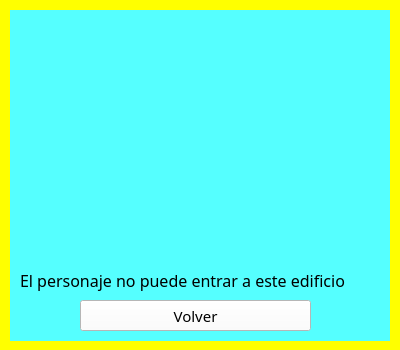
<?xml version="1.0" encoding="UTF-8"?>
<ui version="4.0">
 <class>VentanaDeError</class>
 <widget class="QWidget" name="VentanaDeError">
  <property name="geometry">
   <rect>
    <x>0</x>
    <y>0</y>
    <width>400</width>
    <height>350</height>
   </rect>
  </property>
  <property name="minimumSize">
   <size>
    <width>400</width>
    <height>350</height>
   </size>
  </property>
  <property name="maximumSize">
   <size>
    <width>400</width>
    <height>350</height>
   </size>
  </property>
  <property name="windowTitle">
   <string>Form</string>
  </property>
  <widget class="QLabel" name="fondo_azul">
   <property name="geometry">
    <rect>
     <x>10</x>
     <y>10</y>
     <width>380</width>
     <height>331</height>
    </rect>
   </property>
   <property name="styleSheet">
    <string notr="true">background-color: rgb(85, 255, 255);</string>
   </property>
   <property name="text">
    <string/>
   </property>
  </widget>
  <widget class="QLabel" name="fondo_amarillo">
   <property name="geometry">
    <rect>
     <x>0</x>
     <y>0</y>
     <width>400</width>
     <height>350</height>
    </rect>
   </property>
   <property name="styleSheet">
    <string notr="true">background-color: rgb(255, 255, 0);</string>
   </property>
   <property name="text">
    <string/>
   </property>
  </widget>
  <widget class="QLabel" name="label_error">
   <property name="geometry">
    <rect>
     <x>20</x>
     <y>260</y>
     <width>381</width>
     <height>41</height>
    </rect>
   </property>
   <property name="font">
    <font>
     <family>Impact</family>
     <pointsize>12</pointsize>
     <stylestrategy>PreferDefault</stylestrategy>
    </font>
   </property>
   <property name="mouseTracking">
    <bool>false</bool>
   </property>
   <property name="lineWidth">
    <number>1</number>
   </property>
   <property name="text">
    <string>El personaje no puede entrar a este edificio</string>
   </property>
   <property name="textFormat">
    <enum>Qt::PlainText</enum>
   </property>
   <property name="scaledContents">
    <bool>false</bool>
   </property>
  </widget>
  <widget class="QPushButton" name="boton_volver">
   <property name="geometry">
    <rect>
     <x>80</x>
     <y>300</y>
     <width>231</width>
     <height>31</height>
    </rect>
   </property>
   <property name="font">
    <font>
     <family>Impact</family>
     <pointsize>11</pointsize>
    </font>
   </property>
   <property name="styleSheet">
    <string notr="true">background-color: rgb(255, 255, 255);</string>
   </property>
   <property name="text">
    <string>Volver</string>
   </property>
  </widget>
  <widget class="QLabel" name="label_estrangulacion">
   <property name="geometry">
    <rect>
     <x>10</x>
     <y>10</y>
     <width>381</width>
     <height>251</height>
    </rect>
   </property>
   <property name="text">
    <string/>
   </property>
   <property name="scaledContents">
    <bool>true</bool>
   </property>
  </widget>
  <zorder>fondo_amarillo</zorder>
  <zorder>fondo_azul</zorder>
  <zorder>label_error</zorder>
  <zorder>boton_volver</zorder>
  <zorder>label_estrangulacion</zorder>
 </widget>
 <resources/>
 <connections/>
</ui>
